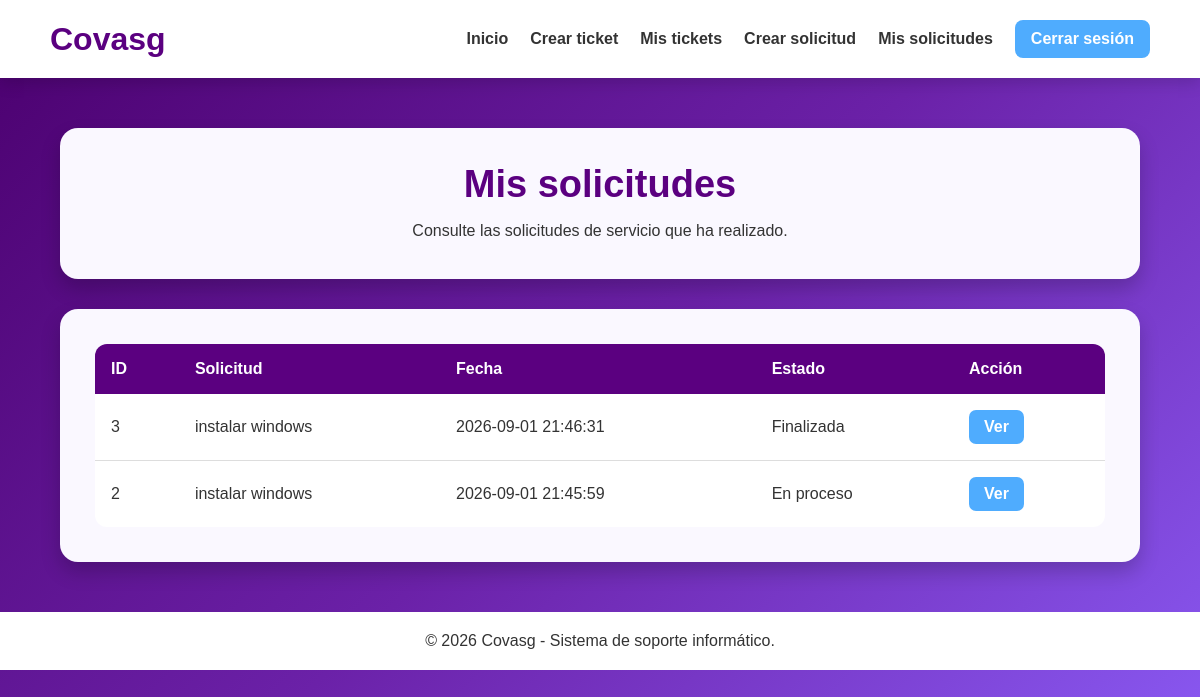
The page /usuario/missolicitudes.php (signed in) on the database its author committed.
### tables this page shows
CREATE TABLE `solicitud` (
  `id_solicitud` int(11) NOT NULL AUTO_INCREMENT,
  `id_usuario` int(11) NOT NULL,
  `titulo` varchar(150) NOT NULL,
  `tipo` varchar(50) NOT NULL,
  `prioridad` varchar(20) NOT NULL,
  `descripcion` text NOT NULL,
  `estado` varchar(20) NOT NULL DEFAULT 'Pendiente',
  `fecha_creacion` datetime DEFAULT current_timestamp(),
  PRIMARY KEY (`id_solicitud`),
  KEY `id_usuario` (`id_usuario`),
  CONSTRAINT `solicitud_ibfk_1` FOREIGN KEY (`id_usuario`) REFERENCES `usuario` (`id_usuario`)
);

### usuario/missolicitudes.php (the view, shortened to what this page needs)
<?php
include("../php/conexion.php");
$id_usuario = $_SESSION["id_usuario"];
$consulta = "SELECT * FROM solicitud
             WHERE id_usuario = '$id_usuario'
             ORDER BY fecha_creacion DESC";
$resultado = mysqli_query($conexion, $consulta);
?>
<!DOCTYPE html>
<html lang="es">
<head>
    <link rel="stylesheet" href="cssusuario/estilomissolicitudes.css">
</head>
<body>
<header>
    <h1>Covasg</h1>
    <nav>
        <a href="usuario.html">Inicio</a>
        <a href="ticket.html">Crear ticket</a>
        <a href="misticket.php">Mis tickets</a>
        <a href="crearsolicitud.html">Crear solicitud</a>
        <a href="missolicitudes.php">Mis solicitudes</a>
        <a href="../php/cerrarsesion.php" class="cerrar-sesion">Cerrar sesión</a>
    </nav>
</header>
<main>
    <section class="titulo">
        <h2>Mis solicitudes</h2>
        <p>
            Consulte las solicitudes de servicio que ha realizado.
        </p>
    </section>
    <section class="tabla">
        <div class="tabla-contenedor">
            <table>
                <thead>
                    <tr>
                        <th>ID</th>
                        <th>Solicitud</th>
                        <th>Fecha</th>
                        <th>Estado</th>
                        <th>Acción</th>
                    </tr>
                </thead>
                <tbody>
                    <?php while ($solicitud = mysqli_fetch_array($resultado)) { ?>
                        <tr>
                            <td>
                                <?php echo $solicitud["id_solicitud"]; ?>
                            </td>
                            <td>
                                <?php echo $solicitud["titulo"]; ?>
                            </td>
                            <td>
                                <?php echo $solicitud["fecha_creacion"]; ?>
                            </td>
                            <td>
                                <?php echo $solicitud["estado"]; ?>
                            </td>
                            <td>
                                <a href="detallesolicitud.php?id=<?php echo $solicitud["id_solicitud"]; ?>"
                                   class="boton-ver">
                                    Ver
                                </a>
                            </td>
                        </tr>
                    <?php } ?>
                </tbody>
            </table>
        </div>
    </section>
</main>
<footer>
    <p>© 2026 Covasg - Sistema de soporte informático.</p>
</footer>
</body>
</html>

### usuario/cssusuario/estilomissolicitudes.css (style rules this page uses)
* { margin:0; padding:0; box-sizing:border-box; font-family:Arial, Helvetica, sans-serif; }
body { min-height:100vh; background:linear-gradient(135deg,#4b006e,#6b21a8,#8b5cf6); color:#333; }
header { background:white; padding:20px 50px; display:flex; justify-content:space-between; align-items:center; box-shadow:0 5px 15px rgba(0,0,0,.15); }
header h1 { color:#5b0080; }
nav { display:flex; align-items:center; flex-wrap:wrap; }
nav a { color:#333; text-decoration:none; font-weight:bold; margin-left:22px; transition:.3s; }
nav .cerrar-sesion { background:#4facfe; color:white; padding:10px 16px; border-radius:8px; }
main { width:90%; max-width:1100px; margin:50px auto; }
.titulo { background:#faf8ff; text-align:center; padding:35px; border-radius:18px; box-shadow:0 10px 20px rgba(0,0,0,.2); margin-bottom:30px; }
.titulo h2 { color:#5b0080; font-size:38px; margin-bottom:12px; }
.titulo p { line-height:1.6; }
.tabla { background:#faf8ff; padding:35px; border-radius:18px; box-shadow:0 10px 20px rgba(0,0,0,.2); overflow-x:auto; }
table { width:100%; border-collapse:collapse; background:white; border-radius:12px; overflow:hidden; }
thead { background:#5b0080; color:white; }
th { padding:16px; text-align:left; }
td { padding:16px; border-bottom:1px solid #ddd; }
tbody tr:last-child td { border-bottom:none; }
td a { display:inline-block; background:#4facfe; color:white; text-decoration:none; padding:8px 15px; border-radius:7px; font-weight:bold; transition:.3s; }
footer { background:white; text-align:center; padding:20px; margin-top:50px; }

### rows shown on the page
solicitud: id_solicitud "3", titulo "instalar windows", fecha_creacion "2026-09-01 21:46:31", estado "Finalizada"
solicitud: id_solicitud "2", titulo "instalar windows", fecha_creacion "2026-09-01 21:45:59", estado "En proceso"
